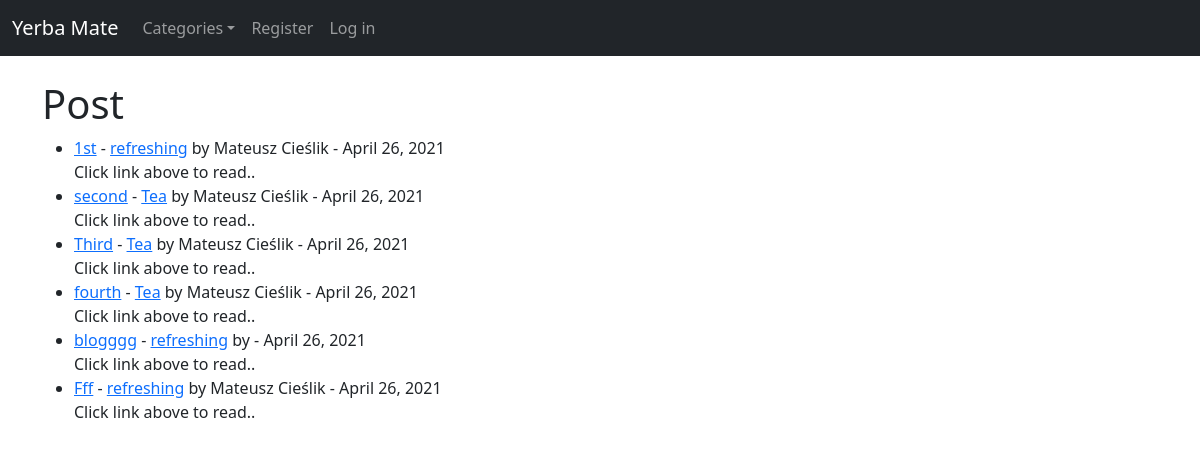
/, run on an earlier commit of the app's database.
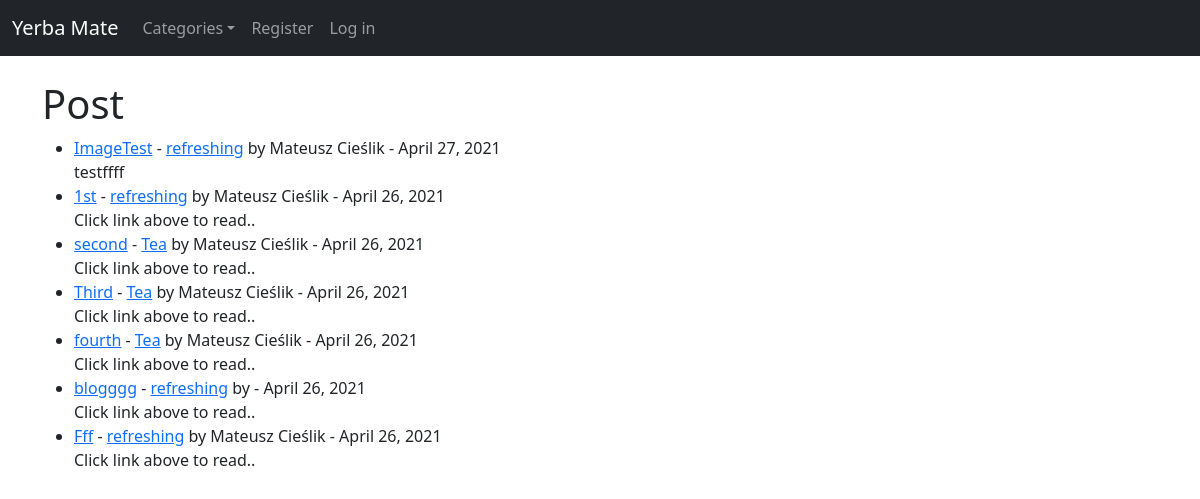
And on a later commit of the database.
### yerbata/models.py (models this page shows, shortened)
class Post(models.Model):
    title = models.CharField(max_length=255)
    header_image = models.ImageField(null=True, blank=True, upload_to="images/")
    title_tag = models.CharField(max_length=255, default="Single Malt")
    author = models.ForeignKey(User, on_delete=models.CASCADE)
    body = RichTextField(blank=True, null=True)
    post_date = models.DateField(auto_now_add=True)
    category = models.CharField(max_length=255, default='Single Malt')
    snippet = models.CharField(max_length=255)
    likes = models.ManyToManyField(User, related_name='blog_posts')

### yerbata/views.py (the view)
# urls.py: path('', HomeView.as_view(), name='home'),
class HomeView(ListView):
    model = Post
    template_name = 'home.html'
    cats = Category.objects.all()
    ordering = ['-post_date']
    def get_context_data(self, *args, **kwargs):
        cat_menu = Category.objects.all()
        context = super(HomeView, self).get_context_data(*args, **kwargs)
        context["cat_menu"] = cat_menu
        return context

### yerbata/models.py (called while the page is built)
    def __str__(self):
        return self.name

### yerbata/templates/home.html (shortened to what this page needs)
{% extends 'base.html' %}
{% block content %}
<h1>Post</h1>
<ul>
{% for post in object_list %}
        <li><a href="{% url 'article-detail' post.pk %}">{{ post.title }}</a> - <a href="{% url 'category' post.category %}">{{ post.category }}</a> by {{ post.author.first_name }} {{ post.author.last_name }} - {{ post.post_date }} <br/>{{ post.snippet }}</li>
{% endfor%}
</ul>
{% endblock %}

### yerbata/templates/base.html (shortened to what this page needs)
<!doctype html>
<html lang="en">
  <head>
    <link href="https://cdn.jsdelivr.net/npm/bootstrap@5.0.0-beta3/dist/css/bootstrap.min.css" rel="stylesheet">
  </head>
  <body>
  <nav class="navbar navbar-expand-lg navbar-dark  bg-dark">
  <div class="container-fluid">
    <a class="navbar-brand" href="{% url 'home' %}">Yerba Mate</a>
    <div class="collapse navbar-collapse" id="navbarSupportedContent">
      <ul class="navbar-nav me-auto mb-2 mb-lg-0">
        {% if cat_menu %}
       <li class="nav-item dropdown">
          <a class="nav-link dropdown-toggle" href="#" id="navbarDropdown" role="button" data-bs-toggle="dropdown" aria-expanded="false">Categories</a>
        </li>
        {% endif %}
        {% if user.is_authenticated %}
        <li class="nav-item">
          <a class="nav-link" href="{% url 'add_post' %}">Add Post</a>
        </li>
        <li class="nav-item">
          <a class="nav-link" href="{% url 'add_category' %}">Add category</a>
        </li>
        </li>
        <li class="nav-item">
          <a class="nav-link" href="{% url 'edit_profile' %}">Edit profile</a>
        </li>
        <li class="nav-item">
          <a class="nav-link" href="{% url 'logout' %}">Log out</a>
        </li>
        {% else %}
        <li class="nav-item">
          <a class="nav-link" href="{% url 'register' %}">Register</a>
        </li>
        <li class="nav-item">
          <a class="nav-link" href="{% url 'login' %}">Log in</a>
        </li>
        {% endif %}
      </ul>
    </div>
  </div>
</nav>
  <div class="container">
      {% block content %}
      {% endblock %}
  </div>
  </body>
</html>

What changed in the data, as far as the page shows it:
added Post: title "ImageTest", category "refreshing", author.first_name "Mateusz", author.last_name "Cieślik", post_date "April 27, 2021", snippet "testffff"
